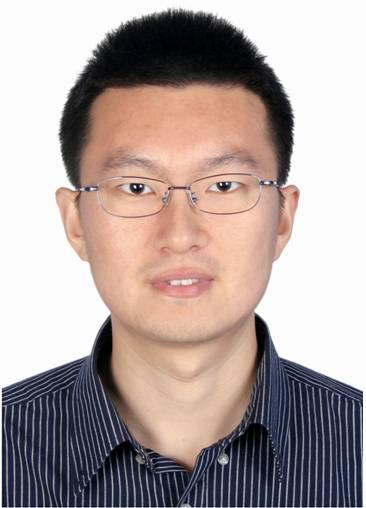
#> input picture SubsetData/03.jpg, 366 x 508 px, found by its file name
$ jupyter execute --allow-errors 'white background attempt 1.ipynb'   (shell and % lines are left out)
#> lines starting #> are read from the running program, lines starting #| are printed output that depends on the picture; pictures that were not available may be replaced by others from this repository, and a replacement may not be noted
[cell 1]
import os
import sys
import random
import math
import cv2 as cv
import numpy as np
import tensorflow as tf
import skimage.io
import matplotlib
import matplotlib.pyplot as plt
from PIL import Image

# Root directory of the project
ROOT_DIR = os.path.abspath("C:\\Users\\nidhimh\\Documents\\Mask_RCNN-master")

# Import Mask RCNN
sys.path.append(ROOT_DIR)  # To find local version of the library
from mrcnn import utils
import mrcnn.model as modellib
from mrcnn import visualize
# Import COCO config
sys.path.append(os.path.join(ROOT_DIR, "samples/coco/"))  # To find local version
import coco


# Directory to save logs and trained model
MODEL_DIR = os.path.join(ROOT_DIR, "logs")

# Local path to trained weights file
COCO_MODEL_PATH = os.path.join(ROOT_DIR, "mask_rcnn_coco.h5")
# Download COCO trained weights from Releases if needed
if not os.path.exists(COCO_MODEL_PATH):
    utils.download_trained_weights(COCO_MODEL_PATH)
#> (this line was passed over: mrcnn is not available in this run)

# Directory of images to run detection on
IMAGE_DIR = os.path.join(ROOT_DIR, "images")

[cell 2]
class InferenceConfig(coco.CocoConfig):
    # Set batch size to 1 since we'll be running inference on
    # one image at a time. Batch size = GPU_COUNT * IMAGES_PER_GPU
    GPU_COUNT = 1
    IMAGES_PER_GPU = 1

config = InferenceConfig()
#> (the rest of this cell did not finish here and is left out)

#> (a cell that did not finish here is left out)

[cell 4]
# COCO Class names
# Index of the class in the list is its ID. For example, to get ID of
# the teddy bear class, use: class_names.index('teddy bear')
class_names = ['BG', 'person', 'bicycle', 'car', 'motorcycle', 'airplane',
               'bus', 'train', 'truck', 'boat', 'traffic light',
               'fire hydrant', 'stop sign', 'parking meter', 'bench', 'bird',
               'cat', 'dog', 'horse', 'sheep', 'cow', 'elephant', 'bear',
               'zebra', 'giraffe', 'backpack', 'umbrella', 'handbag', 'tie',
               'suitcase', 'frisbee', 'skis', 'snowboard', 'sports ball',
               'kite', 'baseball bat', 'baseball glove', 'skateboard',
               'surfboard', 'tennis racket', 'bottle', 'wine glass', 'cup',
               'fork', 'knife', 'spoon', 'bowl', 'banana', 'apple',
               'sandwich', 'orange', 'broccoli', 'carrot', 'hot dog', 'pizza',
               'donut', 'cake', 'chair', 'couch', 'potted plant', 'bed',
               'dining table', 'toilet', 'tv', 'laptop', 'mouse', 'remote',
               'keyboard', 'cell phone', 'microwave', 'oven', 'toaster',
               'sink', 'refrigerator', 'book', 'clock', 'vase', 'scissors',
               'teddy bear', 'hair drier', 'toothbrush']

[cell 5]
# Load a image from the images folder
image = skimage.io.imread('03.jpg')
#> image is the input picture: shape (508, 366, 3); mean R, G, B 175, 160.8, 158.1

# Run detection
#> (the rest of this cell did not finish here and is left out)

#> (a cell that did not finish here is left out)

#> (a cell that did not finish here is left out)

#> (a cell that did not finish here is left out)

[cell 9]
# Load two images
img1 = cv.imread('background.jpg')
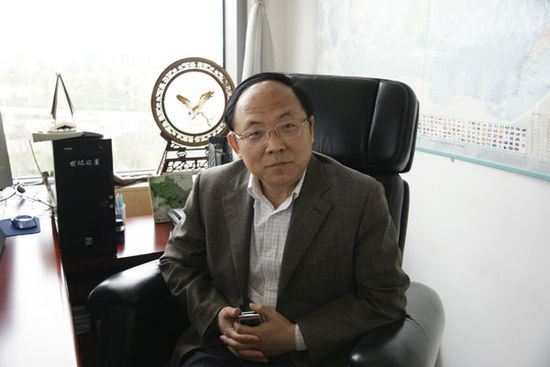
#> input picture SubsetData/04.jpg, 550 x 367 px, given in place of background.jpg, which was not available
#> img1 is the input picture: shape (367, 550, 3); mean B, G, R 147.3, 150.9, 152
img2 = cv.imread('temp.jpg')
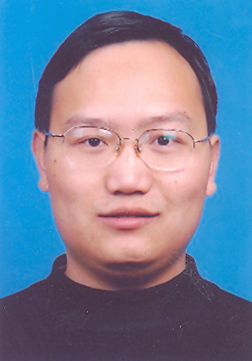
#> input picture SubsetData/05.jpg, 252 x 361 px, given in place of temp.jpg, which was not available
#> img2 is the input picture: shape (361, 252, 3); mean B, G, R 154.4, 129.1, 112.7

[cell 10]
# I want to put logo on top-left corner, So I create a ROI
rows,cols,channels = img2.shape
#> rows = 361; cols = 252; channels = 3
roi = img1[0:rows, 0:cols]
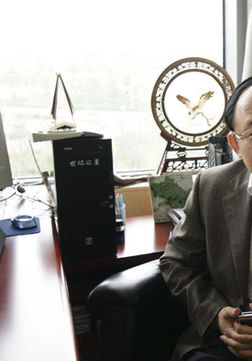
#> roi: shape (361, 252, 3); mean B, G, R 148.5, 152.2, 153.8
# Now create a mask of logo and create its inverse mask also
img2gray = cv.cvtColor(img2,cv.COLOR_BGR2GRAY)
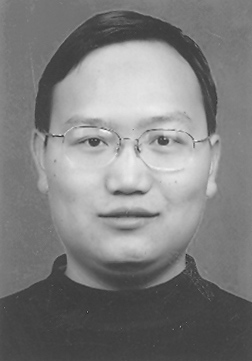
#> img2gray: shape (361, 252); min 38, max 245, mean 127.1
ret, mask = cv.threshold(img2gray, 0, 255, cv.THRESH_BINARY)
#> mask: shape (361, 252); every value is 255
mask_inv = cv.bitwise_not(mask)
#> mask_inv: shape (361, 252); every value is 0
# Now black-out the area of logo in ROI
img1_bg = cv.bitwise_and(roi,roi,mask = mask_inv)
#> img1_bg: shape (361, 252, 3); every value is 0
# Take only region of logo from logo image.
img2_fg = cv.bitwise_and(img2,img2,mask = mask)
# Put logo in ROI and modify the main image
dst = cv.add(img1_bg,img2_fg)
img1[0:rows, 0:cols ] = dst
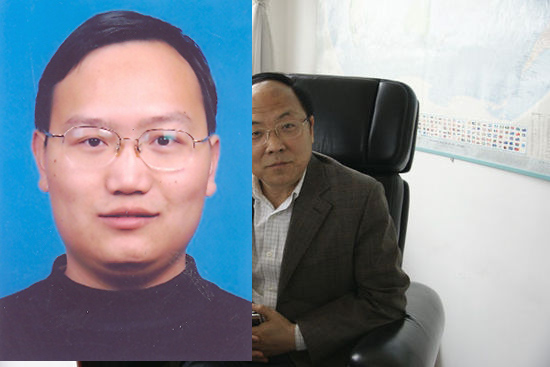
#> img1: shape (367, 550, 3); mean B, G, R 150, 140.5, 133.5
cv.imshow('res',img1)
cv.imwrite('res.jpg', img1)
cv.waitKey(0)
cv.destroyAllWindows()
